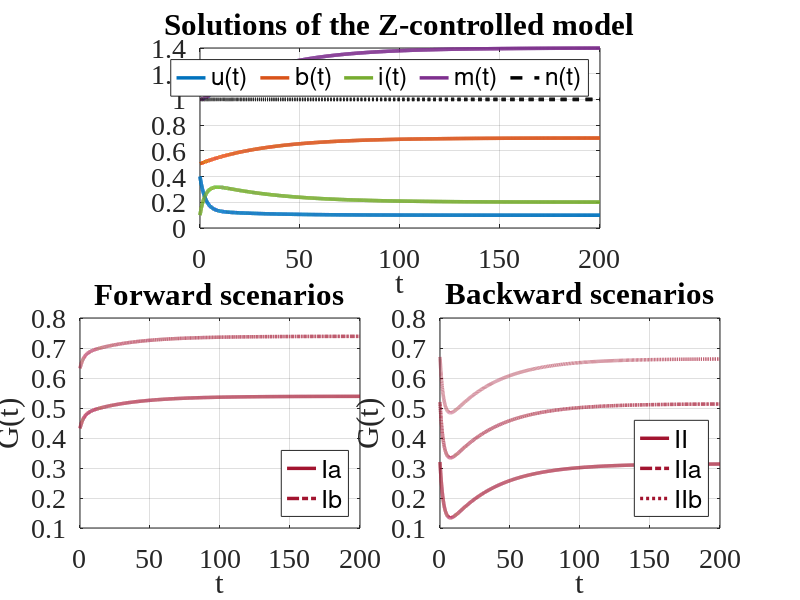
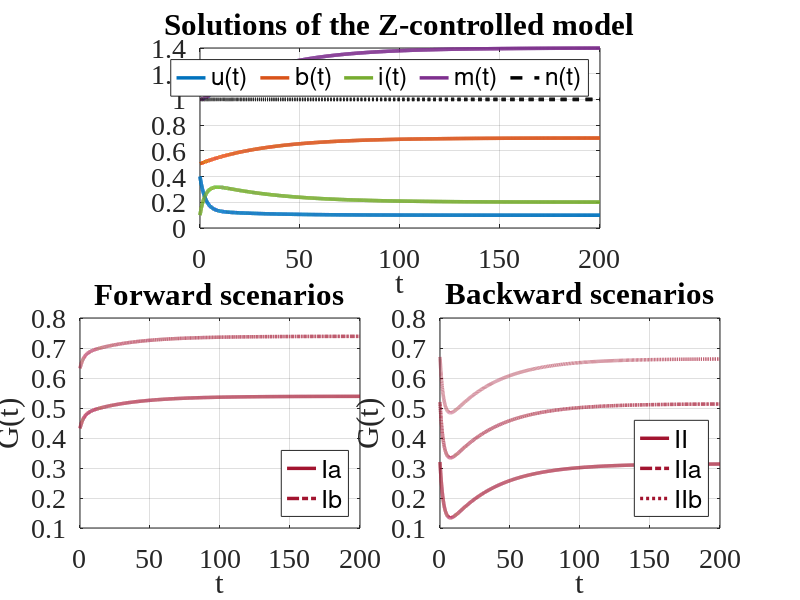

The MATLAB source for these figures, in order:
%%%%%%%%%%%%%%%%%%%%%%%%%%%%%%%%%%%%%%%%%%%%%%%%%%%%%%%%%%%%%%%%%%%%%%%%%%%
% simulate_zcontrolled_model_on_b.m
%
% Description:
%   This script generates Fig. 4 of the manuscript:
%   Lacitignola D., Martiradonna A. (2025, forthcoming). Can we enhance trust in the circular economy through referral marketing control? %   PLOS ONE.
%
%   It includes:
%   - Z-control applied to b(t)
%   - Control functions G(t) for forward and backward scenarios
%   - Single figure with three square panels:
%       - Top: system dynamics
%       - Bottom-left: forward G(t)
%       - Bottom-right: backward G(t)
%
% Author: Angela Martiradonna
% Date: Semptember 2025
%
% License:
%   Creative Commons Attribution 4.0 International License (CC BY 4.0)
%
% Citation:
%   If you use this script or any part of the code, please cite the original article:
%   Lacitignola D., Martiradonna A. (2025, forthcoming). Can we enhance trust in the circular economy through referral marketing control? %   PLOS ONE.
%%%%%%%%%%%%%%%%%%%%%%%%%%%%%%%%%%%%%%%%%%%%%%%%%%%%%%%%%%%%%%%%%%%%%%%%%%%

clear all; close all;

%% === PARAMETERS ===
mu = 0.05; rho = 0.25; lambda = 0.02; p = 0.7;
q = 0.8; a = 0.5; k = 2; gamma = 0.2;
b0 = 0.5; m0 = k * b0; u0 = 0.4;
i0 = 1 - u0 - b0;
y0 = [u0, b0, i0, m0];

T = 200;
tspan = [0 T];
options = odeset('RelTol',1e-13, 'AbsTol',1e-13);

% Colors
col_u = [0, 0.4471, 0.7412];
col_b = [0.8500, 0.3250, 0.0980];
col_i = [0.4660, 0.6740, 0.1880];
col_m = [0.4940, 0.1840, 0.5560];
col_n = [0, 0, 0];
purple = [0.6350 0.0780 0.1840];

%% === Z-CONTROLLED SCENARIOS ===
scenari = {
    struct('label', 'Ia',  'alpha', 0.4, 'sigma', 0.6,  'b_d', 0.7, 'xi', 0.03),  % Forward
    struct('label', 'IIb', 'alpha', 2.0, 'sigma', 0.95, 'b_d', 0.7, 'xi', 0.03)  % Backward
};

forward_scenari = {
    struct('label', 'Ia', 'alpha', 0.4, 'sigma', 0.6, 'b_d', 0.7, 'xi', 0.03, 'style', '-'),
    struct('label', 'Ib', 'alpha', 0.4, 'sigma', 0.8, 'b_d', 0.7, 'xi', 0.03, 'style', '-.')
};
backward_scenari = {
    struct('label', 'II',  'alpha', 2.0, 'sigma', 0.6,  'b_d', 0.7, 'xi', 0.03, 'style', '-'),
    struct('label', 'IIa', 'alpha', 2.0, 'sigma', 0.8,  'b_d', 0.7, 'xi', 0.03, 'style', '-.'),
    struct('label', 'IIb', 'alpha', 2.0, 'sigma', 0.95, 'b_d', 0.7, 'xi', 0.03, 'style', ':')
};

compute_Gt = @(t, y, alpha, sigma, b_d, xi) ...
    -p * rho .* y(:,1) - alpha * p .* y(:,3) + sigma + mu ...
    - (xi * (y(:,2) - b_d) + lambda * y(:,3) + gamma * q .* y(:,4) .* y(:,1)) ./ y(:,2);

%% === FIGURE ===
figure(1); clf;
set(gcf, 'Position', [100, -100, 900, 1000]);

% --- Top panel: dynamics ---
ax1 = axes('Position', [0.25, 0.62, 0.50, 0.30]); hold on;
for i = 1:2
    s = scenari{i};
    ode_system = @(t, y) [
        mu - rho * y(2)*y(1) - mu*y(1) - gamma*y(4)*y(1);
        -s.xi*(y(2) - s.b_d);
        rho*y(2)*y(1) + gamma*y(4)*y(1) - mu*y(2) - mu*y(3) + s.xi*(y(2) - s.b_d);
        a * k * y(2) - a * y(4)
    ];
    [t, y] = ode45(ode_system, tspan, y0, options);
    n_t = y(:,1) + y(:,2) + y(:,3);
    plot(ax1, t, y(:,1), '-', 'Color', col_u, 'LineWidth', 2.5);
    plot(ax1, t, y(:,2), '-', 'Color', col_b, 'LineWidth', 2.5);
    plot(ax1, t, y(:,3), '-', 'Color', col_i, 'LineWidth', 2.5);
    plot(ax1, t, y(:,4), '-', 'Color', col_m, 'LineWidth', 2.5);
    plot(ax1, t, n_t , '--', 'Color', col_n, 'LineWidth', 2.5);
end
title(ax1, 'Solutions of the Z-controlled model', 'FontName', 'Times New Roman');
xlabel(ax1, 't'); grid(ax1, 'on'); box(ax1, 'on');
legend(ax1, {'u(t)', 'b(t)', 'i(t)', 'm(t)', 'n(t)'}, ...
       'Location', 'best', 'Orientation', 'horizontal', 'FontSize', 10);
set(ax1, 'FontSize', 20, 'FontName', 'Times New Roman');

% --- Bottom-left panel: forward G(t) ---
ax2 = axes('Position', [0.10, 0.12, 0.35, 0.35]); hold on;
for i = 1:length(forward_scenari)
    s = forward_scenari{i};
    ode_system = @(t, y) [
        mu - rho * y(2)*y(1) - mu*y(1) - gamma*y(4)*y(1);
        -s.xi*(y(2) - s.b_d);
        rho*y(2)*y(1) + gamma*y(4)*y(1) - mu*y(2) - mu*y(3) + s.xi*(y(2) - s.b_d);
        a * k * y(2) - a * y(4)
    ];
    [t, y] = ode45(ode_system, tspan, y0, options);
    G_t = compute_Gt(t, y, s.alpha, s.sigma, s.b_d, s.xi);
    plot(ax2, t, G_t, s.style, 'Color', purple, 'LineWidth', 2.5, 'DisplayName', s.label);
end
title(ax2, 'Forward scenarios', 'FontName', 'Times New Roman');
xlabel(ax2, 't'); ylabel(ax2, 'G(t)');
legend(ax2, 'Location', 'southeast');
grid(ax2, 'on'); box(ax2, 'on');
ylim(ax2, [0.1, 0.8]);
set(ax2, 'FontSize', 20, 'FontName', 'Times New Roman');

% --- Bottom-right panel: backward G(t) ---
ax3 = axes('Position', [0.55, 0.12, 0.35, 0.35]); hold on;
for i = 1:length(backward_scenari)
    s = backward_scenari{i};
    ode_system = @(t, y) [
        mu - rho * y(2)*y(1) - mu*y(1) - gamma*y(4)*y(1);
        -s.xi*(y(2) - s.b_d);
        rho*y(2)*y(1) + gamma*y(4)*y(1) - mu*y(2) - mu*y(3) + s.xi*(y(2) - s.b_d);
        a * k * y(2) - a * y(4)
    ];
    [t, y] = ode45(ode_system, tspan, y0, options);
    G_t = compute_Gt(t, y, s.alpha, s.sigma, s.b_d, s.xi);
    plot(ax3, t, G_t, s.style, 'Color', purple, 'LineWidth', 2.5, 'DisplayName', s.label);
end
title(ax3, 'Backward scenarios', 'FontName', 'Times New Roman');
xlabel(ax3, 't'); ylabel(ax3, 'G(t)');
legend(ax3, 'Location', 'southeast');
grid(ax3, 'on'); box(ax3, 'on');
ylim(ax3, [0.1, 0.8]);
set(ax3, 'FontSize', 20, 'FontName', 'Times New Roman');

%% === EXPORT ===
print(gcf, 'Fig4_zcontrol_on_b.tiff', '-dtiff', '-r300');
print(gcf, 'Fig4_zcontrol_on_b.eps',  '-depsc');
